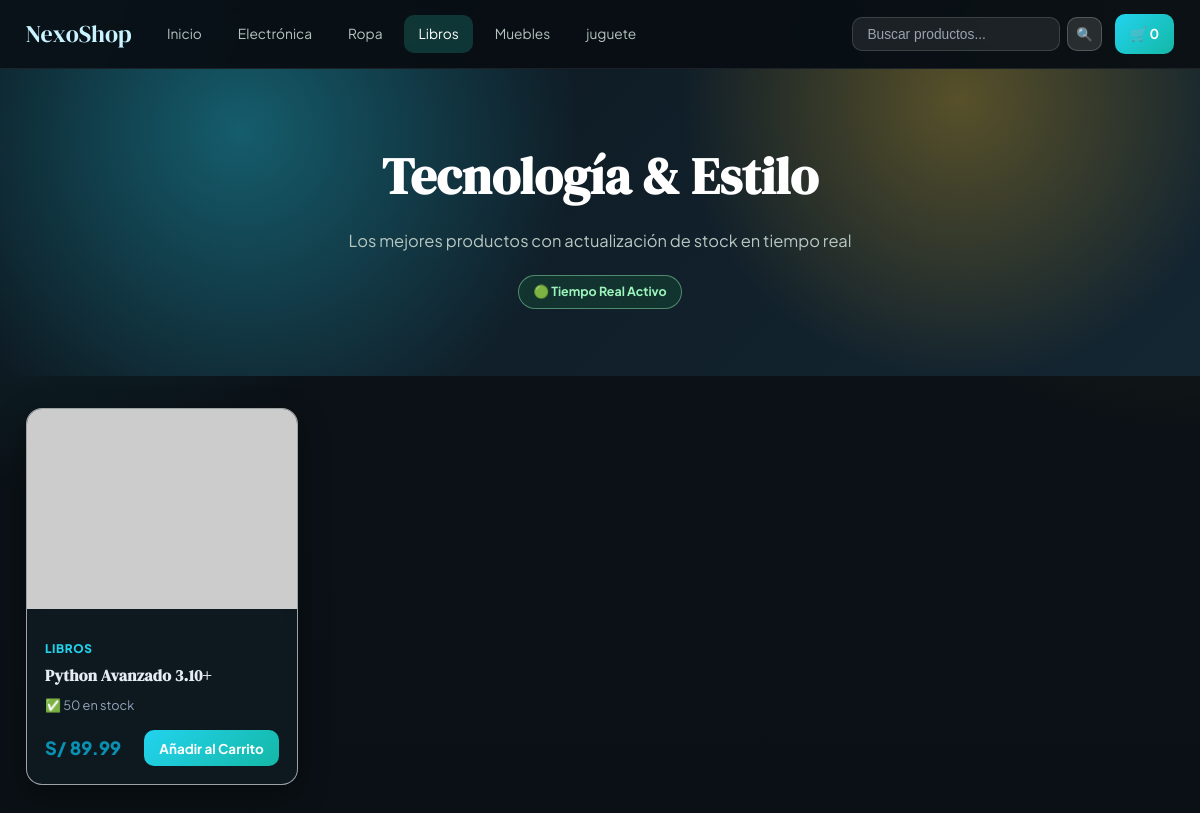
Page /store?category=Libros on the committed database.
### models.py (models this page shows, shortened)
class Product(db.Model):
    __tablename__ = 'products'
    id = db.Column(db.Integer, primary_key=True)
    sku = db.Column(db.String(50), unique=True, nullable=False)
    name = db.Column(db.String(200), nullable=False)
    category = db.Column(db.String(100), default='General')
    price = db.Column(db.Float, nullable=False, default=0.0)
    stock = db.Column(db.Integer, nullable=False, default=0)
    description = db.Column(db.Text, default='')
    image_url = db.Column(db.String(500), default='')
    created_at = db.Column(db.DateTime, default=datetime.utcnow)
    updated_at = db.Column(db.DateTime, default=datetime.utcnow, onupdate=datetime.utcnow)

### app.py (the view)
@app.route('/store')
def store_home():
    category = request.args.get('category', '')
    search = request.args.get('search', '')
    query = Product.query
    if category:
        query = query.filter_by(category=category)
    if search:
        query = query.filter(Product.name.ilike(f'%{search}%'))
    products = query.order_by(Product.id).all()
    categories = db.session.query(Product.category).distinct().all()
    categories = [c[0] for c in categories]
    return render_template('store/home.html',
                           products=products,
                           categories=categories,
                           current_category=category,
                           search_query=search)

### app.py (called while the page is built, shortened)
def current_admin_user():
    return session.get('admin_user', 'anonymous')

def current_admin_role():
    return session.get('admin_role', 'guest')

def ensure_csrf_token():
    token = session.get('csrf_token')
    if not token:
        token = secrets.token_hex(16)
        session['csrf_token'] = token
    return token

@app.context_processor
def inject_session_context():
    return {
        'csrf_token': ensure_csrf_token(),
        'admin_role': current_admin_role(),
        'admin_user': current_admin_user()
    }

@app.before_request
def enforce_admin_csrf():
    return None

@app.after_request
def set_security_headers(response):
    response.headers['X-Content-Type-Options'] = 'nosniff'
    response.headers['X-Frame-Options'] = 'SAMEORIGIN'
    response.headers['Referrer-Policy'] = 'strict-origin-when-cross-origin'
    response.headers['X-XSS-Protection'] = '1; mode=block'
    csp = "default-src 'self' https: data: 'unsafe-inline' 'unsafe-eval'"
    response.headers['Content-Security-Policy'] = csp
    return response

### templates/store/home.html (shortened to what this page needs)
<!DOCTYPE html>
<html lang="es">
<head>
    <link rel="stylesheet" href="{{ url_for('static', filename='css/style.css') }}">
</head>
<body class="store-page">
    <header class="store-header">
        <div class="header-inner">
            <a href="{{ url_for('store_home') }}" class="store-logo" id="store-logo">
                NexoShop
            </a>
            <nav class="store-nav">
                <a href="{{ url_for('store_home') }}" class="nav-link" id="nav-home">Inicio</a>
                {% for cat in categories %}
                    <a href="{{ url_for('store_home', category=cat) }}"
                       class="nav-link {% if current_category == cat %}active{% endif %}"
                       id="nav-cat-{{ cat|lower|replace(' ', '-') }}">
                        {{ cat }}
                    </a>
                {% endfor %}
            </nav>
            <div class="header-right">
                <form method="GET" action="{{ url_for('store_home') }}" class="search-form" id="search-form">
                    <input type="text" name="search" id="search-input"
                           placeholder="Buscar productos..." value="{{ search_query }}">
                    <button type="submit" id="btn-search">🔍</button>
                </form>
                <a href="{{ url_for('store_cart') }}" class="cart-btn" id="btn-cart">
                    🛒 <span id="cart-count">0</span>
                </a>
            </div>
        </div>
    </header>
    <section class="store-hero">
        <h1>Tecnología & Estilo</h1>
        <p>Los mejores productos con actualización de stock en tiempo real</p>
        <span class="rt-badge" id="realtime-status">🟢 Tiempo Real Activo</span>
    </section>
    <main class="store-main">
        <div class="products-grid" id="products-grid">
            {% for product in products %}
            <article class="product-card" id="product-card-{{ product.id }}"
                     data-product-id="{{ product.id }}"
                     data-sku="{{ product.sku }}"
                     data-stock="{{ product.stock }}">
                <a href="{{ url_for('store_product_detail', product_id=product.id) }}" class="product-link">
                    {% if product.image_url %}
                        <img src="{{ product.image_url }}" alt="{{ product.name }}"
                             class="product-image" loading="lazy">
                    {% else %}
                        <div class="product-image-placeholder">📦</div>
                    {% endif %}
                </a>
                <div class="product-info">
                    <span class="product-category">{{ product.category }}</span>
                    <h2 class="product-name">
                        <a href="{{ url_for('store_product_detail', product_id=product.id) }}">
                            {{ product.name }}
                        </a>
                    </h2>
                    <div class="product-stock-info">
                        <span class="stock-indicator" id="stock-indicator-{{ product.id }}">
                            {% if product.stock > 0 %}
                                ✅ {{ product.stock }} en stock
                            {% else %}
                                ❌ Sin stock
                            {% endif %}
                        </span>
                    </div>
                    <div class="product-footer">
                        <span class="product-price">S/ {{ "%.2f"|format(product.price) }}</span>
                        <button class="btn-add-to-cart
                                {% if product.stock == 0 %}btn-out-of-stock{% else %}btn-available{% endif %}"
                                id="btn-add-to-cart-{{ product.id }}"
                                data-product-id="{{ product.id }}"
                                onclick="addToCart(this.dataset.productId)">
                            {% if product.stock == 0 %}Sin Stock{% else %}Añadir al Carrito{% endif %}
                        </button>
                    </div>
                </div>
            </article>
            {% else %}
            <div class="empty-products" id="empty-products-message">
                <p>No se encontraron productos.</p>
            </div>
            {% endfor %}
        </div>
    </main>
</body>
</html>

### static/css/style.css (style rules this page uses)
:root { --primary: #22d3ee; --primary-dark: #0891b2; --primary-soft: #103844; --success: #22c55e; --danger: #ef4444; --warning: #f59e0b; --accent: #fbbf24; --text: #e5edf2; --text-muted: #94a3b8; --bg: #0c1217; --bg-deep: #0f1a21; --card-bg: rgba(17, 27, 35, 0.82); --border: #243544; --sidebar-bg: #0b1218; --sidebar-text: #b8c9d6; --shadow: 0 10px 30px rgba(0, 0, 0, 0.35); --shadow-lg: 0 18px 45px rgba(0, 0, 0, 0.5); --radius: 16px; --radius-sm: 10px; }
* { box-sizing: border-box; margin: 0; padding: 0; }
body { font-family: 'Plus Jakarta Sans', sans-serif; color: var(--text); line-height: 1.6; background: radial-gradient(circle at 0% 0%, rgba(34, 211, 238, 0.22), transparent 34%), radial-gradient(circle at 100% 0%, rgba(251, 191, 36, 0.16), transparent 30%), linear-gradient(180deg, #0c1217 0%, #0a1015 100%); }
h1, h2, h3 { font-family: 'DM Serif Display', serif; letter-spacing: 0.2px; }
.store-header { position: sticky; top: 0; z-index: 100; backdrop-filter: blur(12px); background: rgba(8, 15, 21, 0.9); border-bottom: 1px solid rgba(255,255,255,.08); }
.header-inner { display: flex; align-items: center; gap: 1.3rem; max-width: 1400px; margin: 0 auto; padding: .9rem 1.6rem; }
.store-logo { font-family: 'DM Serif Display', serif; font-size: 1.5rem; font-weight: 400; color: #c9f4ff; text-decoration: none; }
.store-nav { display: flex; gap: .45rem; flex: 1; }
.nav-link { padding: .48rem .9rem; color: #b5c4bf; text-decoration: none; border-radius: var(--radius-sm); font-size: .86rem; transition: all .2s; }
.nav-link:hover, .nav-link.active { background: rgba(45, 212, 191, .2); color: #fff; }
.header-right { display: flex; gap: .8rem; align-items: center; margin-left: auto; }
.search-form { display: flex; gap: .45rem; }
.search-form input { padding: .52rem .9rem; background: rgba(255,255,255,.08); border: 1px solid rgba(255,255,255,.14); border-radius: var(--radius-sm); color: #fff; font-size: .86rem; }
.search-form input::placeholder { color: #9ca3af; }
.search-form button { padding: .52rem; background: rgba(255,255,255,.12); border: 1px solid rgba(255,255,255,.2); border-radius: var(--radius-sm); cursor: pointer; }
.cart-btn { padding: .55rem .95rem; background: linear-gradient(135deg, var(--primary), #14b8a6); color: #fff; text-decoration: none; border-radius: var(--radius-sm); font-weight: 700; font-size: .85rem; }
.store-hero { color: #fff; text-align: center; padding: 4.2rem 2rem; background: radial-gradient(circle at 20% 20%, rgba(34, 211, 238, 0.36), transparent 34%), radial-gradient(circle at 80% 10%, rgba(251, 191, 36, 0.3), transparent 28%), linear-gradient(135deg, #0c171f 0%, #142632 100%); }
.store-hero h1 { font-size: clamp(2rem, 6vw, 3.2rem); margin-bottom: .6rem; }
.store-hero p { color: #b7c7c1; font-size: 1.03rem; margin-bottom: 1.3rem; }
.rt-badge { display: inline-block; background: rgba(34,197,94,.12); color: #9df5bb; border: 1px solid rgba(157,245,187,.45); padding: .38rem .9rem; border-radius: 999px; font-size: .78rem; font-weight: 700; }
.store-main { max-width: 1400px; margin: 2rem auto; padding: 0 1.6rem; }
.products-grid { display: grid; grid-template-columns: repeat(auto-fill, minmax(250px, 1fr)); gap: 1.2rem; }
.product-card { background: var(--card-bg); border-radius: var(--radius); overflow: hidden; box-shadow: var(--shadow); transition: transform .24s, box-shadow .24s; border: 1px solid rgba(255,255,255,.6); backdrop-filter: blur(6px); }
.product-link { text-decoration: none; }
.product-image { width: 100%; height: 200px; object-fit: cover; }
.product-info { padding: 1.15rem; }
.product-category { font-size: .74rem; font-weight: 800; text-transform: uppercase; color: var(--primary); letter-spacing: .05em; }
.product-name { margin: .25rem 0 .45rem; font-size: 1rem; font-weight: 700; line-height: 1.42; }
.product-name a { color: var(--text); text-decoration: none; }
.product-stock-info { margin: .5rem 0; font-size: .8rem; color: var(--text-muted); }
.stock-indicator { font-size: .8rem; }
.product-footer { display: flex; align-items: center; justify-content: space-between; margin-top: .95rem; }
.product-price { font-size: 1.14rem; font-weight: 800; color: var(--primary-dark); }
.btn-add-to-cart, .btn-add-to-cart-detail { padding: .58rem .95rem; border-radius: var(--radius-sm); font-family: inherit; font-size: .84rem; font-weight: 700; cursor: pointer; border: none; transition: all .2s; }
.btn-available { background: linear-gradient(135deg, var(--primary), #14b8a6); color: #fff; }

### rows in the picture
Product: category "Ropa"
Product: category "Muebles"
Product: cat "juguete"
Product: category "LIBROS", name "Python Avanzado 3.10+", stock "50", price "89.99", shows "Añadir al Carrito"

### other values in the picture
{{ cat }} "Electrónica" "Libros"
